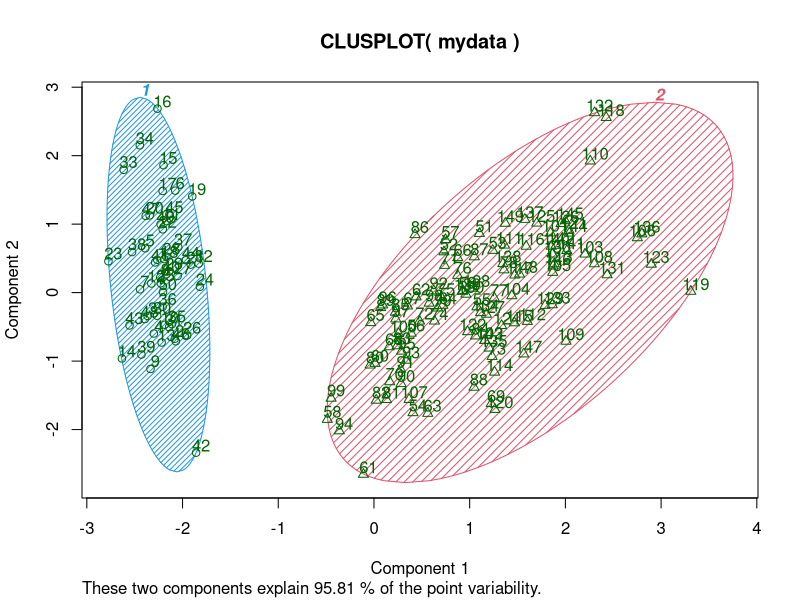

The R script that drew this image: (Note: this script raises an error after producing the figure.)
# Segmentation and Prediction example

# Based off http://marketing-yogi.blogspot.com/2012/12/targeting-in-r-session-6-pda-caselet.html
#########################################################################

# Bring in the iris dataset

mydata<-iris

# Remove the species variable

mydata$Species <- NULL

#########################################################################

# Load in the clustering packages

library(cluster)
library(mclust)

# Help function

# ?mclust

#########################################################################

# Segment and determine clusters based on the characteristics.

# Run the Mclust procedure. 
# This is a model based cluster and is the preferred technique to use.
# robust to distributional and linkage assumptions and because it 
# penalizes for surplus complexity (resolves the fit-complexity tradeoff in an objective way).

# My thumb-rule is: When in doubt, use model based clustering. And yes, mclust is available *only* on R to my knowledge.

fit <- Mclust(mydata) 

# View the Result
fit 

# Define the classification variable

classif = fit$classification 

# print cluster sizes

for (i1 in 1:max(classif)){print(sum(classif==i1))}

# Cluster Plot against 1st 2 principal components

require(cluster)
fit1=cbind(classif)
rownames(fit1)=rownames(mydata)
clusplot(mydata, fit1, color=TRUE, shade=TRUE,labels=2, lines=0) 

# Apply the Clusters to the mydata

mydata$Cluster <- fit$classification

#------------------------------------------------------------------------

# The relative probabilities for each of the records' cluster membership.

mydata$variance<-fit$parameters


# determine the cluster centers
fit$centers

# calculate distances between objects and cluster centers
centers <- fit$centers[fit$cluster, ]
distances <- sqrt(rowSums((mydata - centers)^2))

# Apply distances as a new variable in mydata

mydata = cbind(mydata, distances)


# pick top 5 largest distances
outliers <- order(distances, decreasing=T)[1:5]

# who are outliers
print(outliers)


#~~~~~~~~~~~~~~~~~~~~~~~~~~~~~~~~~~~~~~~~~~~~~~~~~~~~~~~~~~~~~~~~~~~~~~~~
# Alternative method for determining clusters - kmeans approach
#~~~~~~~~~~~~~~~~~~~~~~~~~~~~~~~~~~~~~~~~~~~~~~~~~~~~~~~~~~~~~~~~~~~~~~~~

# Determine number of clusters by creating an scree plot

wss <- (nrow(mydata)-1)*sum(apply(mydata,2,var))
for (i in 2:15) wss[i] <- sum(kmeans(mydata,centers=i)$withinss)
plot(1:15, wss, type="b", main= "Scree Plot", xlab="Number of Clusters", ylab="Within groups sum of squares")

# Look for an "elbow" in the scree plot. The interior node at 
# which the angle formed by the 'arms' is the smallest. 
# This scree-plot get either 2 or 3 as the options available. 
# Suppose we go with 3 (because we know there are 3 species of iris).

# Use optimal no. of clusters in k-means #

k1=3

# K-Means Cluster Analysis
fit <- kmeans(mydata, k1) 

# get cluster means
aggregate(mydata,by=list(fit$cluster),FUN=mean)

# rename fit.cluster to classif

classif <- fit$cluster

# append cluster assignment
mydata <- data.frame(mydata, classif)

#------------------------------------------------------------------------

# This section will show how to find outliers within the kmeans clusters

# determine the cluster centers
fit$centers

# calculate distances between objects and cluster centers
centers <- fit$centers[fit$cluster, ]
distances <- sqrt(rowSums((mydata - centers)^2))

# Apply distances as a new variable in mydata

mydata = cbind(mydata, distances)


# pick top 5 largest distances
outliers <- order(distances, decreasing=T)[1:5]

# who are outliers
print(outliers)

#~~~~~~~~~~~~~~~~~~~~~~~~~~~~~~~~~~~~~~~~~~~~~~~~~~~~~~~~~~~~~~~~~~~~~~~~
# Cluster Plot against 1st 2 principal components
# vary parameters for most readable graph

library(cluster)
clusplot(mydata, fit$cluster, color=TRUE, shade=TRUE,labels=2, lines=0)


#########################################################################

# This function will create the split between the test and training samples 
# at a 66% to 33% split. this also sets up the RF algorithm to predict in a
# single function.

# run split.data func on our data
mydata = cbind(mydata, classif)
mydata$classif = as.factor(mydata$classif)


# This code will split the dataset into a train and test set.
# We will use a 70% training & 30% testing split here. prob=c(0.7, 0.3))

set.seed(12)
ind <- sample(2, nrow(mydata), replace=TRUE, prob=c(0.7, 0.3))
trainData <- mydata[ind==1,]
testData <- mydata[ind==2,]

#########################################################################

library(randomForest)

RFModel <- randomForest(classif ~ Sepal.Width + Sepal.Length + Petal.Length + Petal.Width, 
                        data = trainData, xtest=testData[,names(testData)!='classif'], ytest = testData[,'classif'],
                        ntree = 3000, proximity = TRUE, importance = TRUE)

# the xtest and ytest code needs to be included in order to ensure that the
# training and test set is being compared properly. I know, its a strange code...
# explanation: http://stackoverflow.com/questions/15318670/error-x-and-xtest-must-have-the-same-number-of-columns-when-using-randomforest

print(RFModel)


#########################################################################
